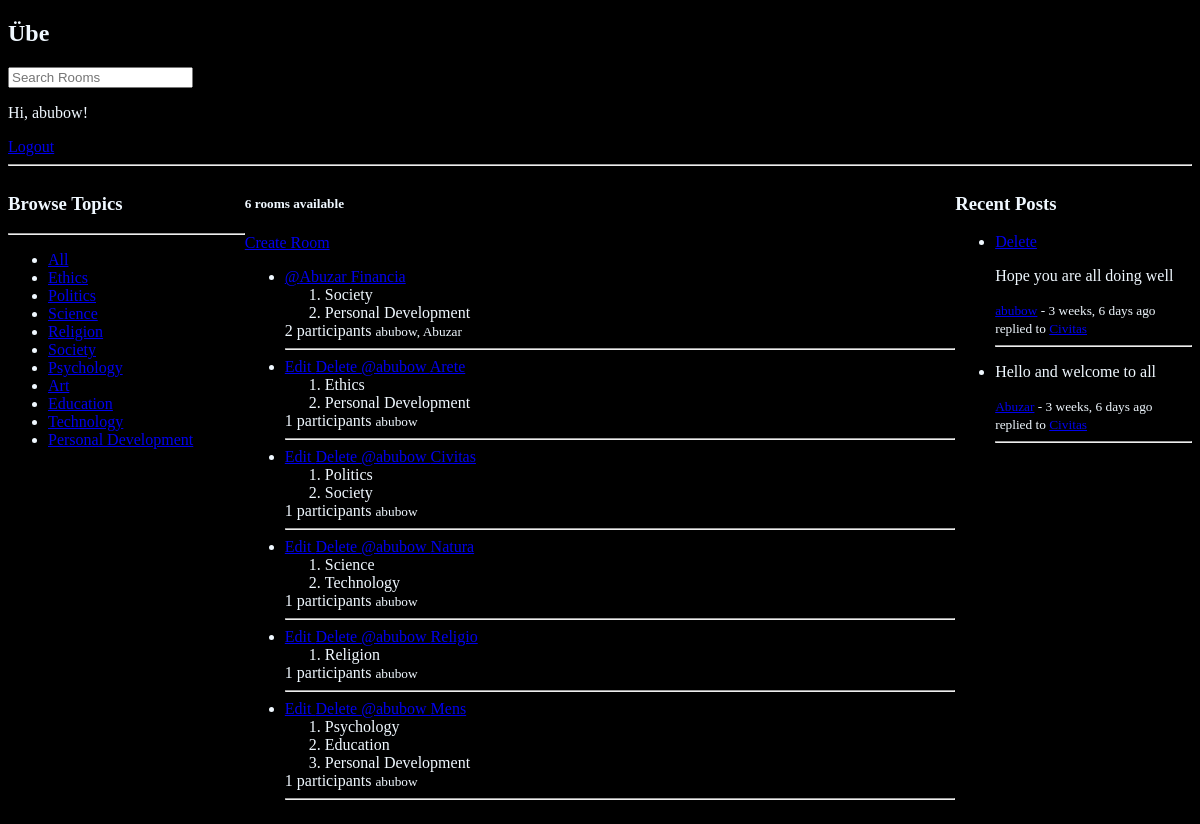
Before: / (signed in) with the older database file.
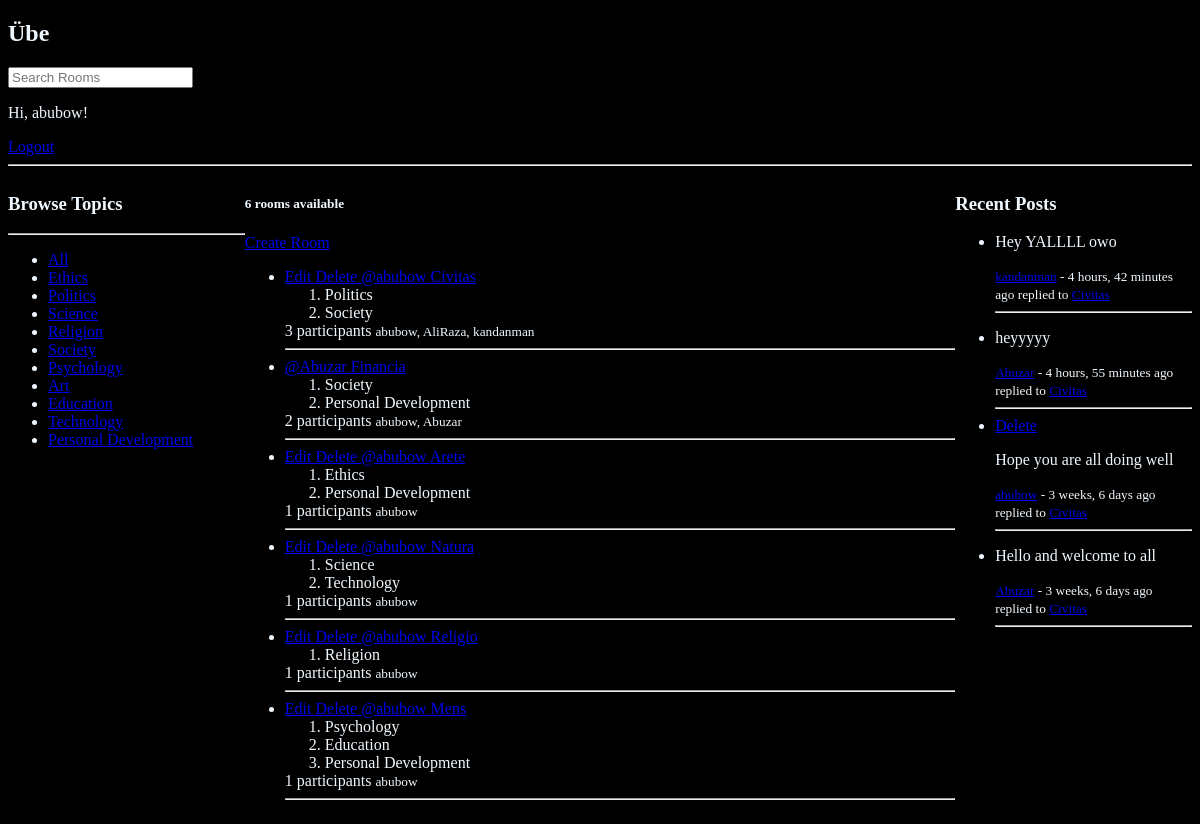
After: the same page with the newer database file.
### base/models.py (models this page shows, shortened)
class Topic(models.Model):
    id = models.AutoField(primary_key=True)
    name = models.CharField(max_length=50)
    description = models.CharField(max_length=200)
    link = models.CharField(max_length=50)

class Room(models.Model):
    id = models.AutoField(primary_key=True)
    name = models.CharField(max_length=50)
    description = models.CharField(max_length=200, null=True, blank=True)
    link = models.CharField(max_length=50)
    topics = models.ManyToManyField('Topic', related_name='rooms', blank=True)
    participants = models.ManyToManyField(
        User, related_name='rooms_joined', blank=True)
    host = models.ForeignKey(
        User, on_delete=models.CASCADE, related_name='rooms_hosted')
    updated = models.DateTimeField(auto_now=True)
    created = models.DateTimeField(auto_now_add=True)
    class Meta:
        ordering = ['-updated', '-created']

class Message(models.Model):
    user = models.ForeignKey(User, on_delete=models.CASCADE)
    room = models.ForeignKey(Room, on_delete=models.CASCADE)
    message = models.TextField()
    updated = models.DateTimeField(auto_now=True)
    created = models.DateTimeField(auto_now_add=True)
    class Meta:
        ordering = ['-updated', '-created']
    def __str__(self):
        return self.message

### base/views.py (the view)
# urls.py: path('', views.home, name='home'),
def home(request):
    q = request.GET.get('q')
    if q:
        rooms = Room.objects.filter(
            Q(topics__name__icontains=q) |
            Q(topics__description__icontains=q) |
            Q(name__icontains=q) |
            Q(description__icontains=q)
        ).distinct()
        recent_messages = Message.objects.filter(
            Q(room__topics__name__icontains=q) |
            Q(room__topics__description__icontains=q) |
            Q(room__name__icontains=q) |
            Q(room__description__icontains=q) |
            Q(message__icontains=q)
        ).distinct().order_by('-created')[:5]
    else:
        rooms = Room.objects.all()
        recent_messages = Message.objects.all().order_by('-created')[:5]
    topics = Topic.objects.all()
    context = {
        'rooms': rooms,
        'topics': topics,
        'recent_messages': recent_messages,
    }
    return render(request, 'base/home.html', context)

### base/templates/base/home.html (shortened to what this page needs)
{% extends "main.html" %} {% block content %}
<main class="home-container">
	{% if user.is_authenticated %}
	<div>{% include 'components/topic_list.html' %}</div>
	<div>
		<h5>{{ rooms.count }} rooms available</h5>
		<a href="{% url 'room-form' %}">Create Room</a>
		{% include 'components/feed.html' %}
	</div>
	<div>{% include 'components/recent_activity.html' %}</div>
	{% endif %}
</main>
{% endblock %}

### templates/main.html (shortened to what this page needs)
<!DOCTYPE html>
{% load static%}
<html lang="en">
	<head>
		<link rel='stylesheet' type='text/css' media='screen' href='{% static 'styles/main.css' %}' />
	</head>
	<body>
		<header>
			<nav>{% include 'navbar.html' %}</nav>
		</header>
		{% block content %} {% endblock %}
	</body>
</html>

### templates/navbar.html
<a>
	<h1>Übe</h1>
</a>
<form
	method="GET"
	action="{% url 'home' %}">
	<input
		type="text"
		name="q"
		placeholder="Search Rooms" />
</form>
{% if user.is_authenticated %}
<p>Hi, {{ user.username }}!</p>
<a href="{% url 'logout' %}"> Logout </a>
{% else %}
<a href="{% url 'login' %}"> Login </a>
{% endif %}
<hr />

### base/templates/components/topic_list.html
<h3>Browse Topics</h3>
		<hr />
		<ul>
			<li>
				<a href="{% url 'home' %}">All</a>
			</li>
			{% for topic in topics %}
			<li>
				<a href="{% url 'home' %}?q={{ topic.name }}"
					>{{ topic.name }}</a
				>
			</li>
			{% endfor %}
		</ul>

### base/templates/components/feed.html
<div>
	<ul>
		{% for room in rooms %}
		<li>
			{% if room.host == user %}
			<a href="{% url 'update-room' room.id %}"> Edit </a>
			<a href="{% url 'delete-room' room.id %}"> Delete </a>
			{% endif %}
			<a href="{%url 'profile' room.host.id %}">
				@{{room.host.username}}
			</a>
			<a href="{% url 'room' room.link %}">{{ room.name }}</a>
			<ol>
				{% for topic in room.topics.all %}
				<li>{{ topic.name }}</li>
				{% endfor %}
			</ol>
			<span> {{ room.participants.count }} participants </span>
			<small> {{ room.participants.all|join:", " }} </small>
			<hr />
		</li>
		{% endfor %}
	</ul>
</div>

### base/templates/components/recent_activity.html (shortened to what this page needs)
<h3>Recent Posts</h3>
		<ul>
			{% for post in recent_messages %}
			<li>
					{% if post.user_id == request.user.id %}
						<a href="{% url 'delete-message' post.id %}">Delete</a>
					{% endif %}
				<p>{{ post }}
				</p>
				<small>
					<a href="{% url 'profile' post.user.id %}">{{ post.user.username }}</a>
					 - {{ post.created|timesince }} ago replied to <a href="{% url 'room' post.room.link %}">{{ post.room.name }}</a></small>
				<hr />
			</li>
			{% endfor %}
		</ul>

### static/styles/main.css (style rules this page uses)
body { background-color: black; color: aliceblue; }

### base/templates/base/home.html (style rules this page uses)
.home-container { display: grid; grid-template-columns: 1fr 3fr 1fr; }

Changed rows visible on the page:
changed Room "Civitas": participants.count "1" → "3"; participants.all "abubow" → "abubow, AliRaza, kandanman"; moves up the list
added Message: message "Hey YALLLL owo", user.username "kandanman", created "4 hours, 42 minutes", room.name "Civitas"
added Message: message "heyyyyy", user.username "Abuzar", created "4 hours, 55 minutes", room.name "Civitas"
